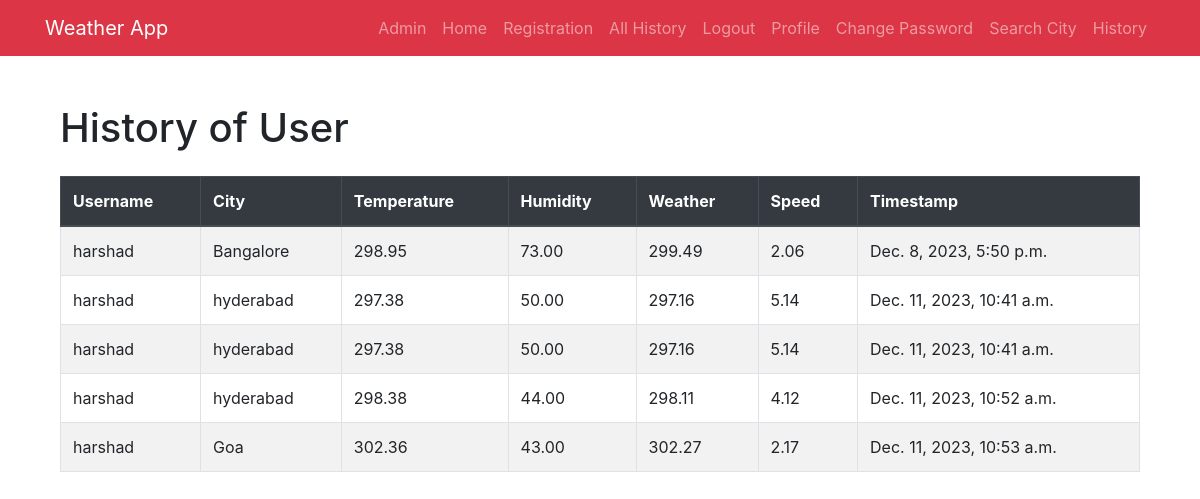
The app's page /user_history/ (signed in) with its own data.
### app/models.py (models this page shows, shortened)
class WeatherData(models.Model):
    username=models.ForeignKey(User,on_delete=models.CASCADE,default=0)
    city = models.CharField(max_length=100)
    temperature = models.DecimalField(max_digits=5, decimal_places=2)
    humidity = models.DecimalField(max_digits=5, decimal_places=2)
    weather=models.CharField(max_length=10,default=0)
    speed=models.CharField(max_length=10,default=0)
    timestamp = models.DateTimeField(auto_now_add=True)

### app/views.py (the view)
# urls.py: path('user_history/',user_history,name='user_history'),
@login_required
def user_history(request):
    username=request.session['username']
    UO=User.objects.get(username=username)
    LWO=WeatherData.objects.filter(username=UO)
    d={'LWO':LWO}
    return render(request,'user_history.html',d)

### templates/user_history.html (shortened to what this page needs)
{% extends 'dummy.html' %}
{% block body_block %}
<div class="container mt-5">
    <h1 class="mb-4">History of User</h1>
    <div class="table-responsive">
        <table class="table table-bordered table-striped">
            <thead class="thead-dark">
                <tr>
                    <th scope="col">Username</th>
                    <th scope="col">City</th>
                    <th scope="col">Temperature</th>
                    <th scope="col">Humidity</th>
                    <th scope="col">Weather</th>
                    <th scope="col">Speed</th>
                    <th scope="col">Timestamp</th>
                </tr>
            </thead>
            <tbody>
                {% for obj in LWO %}
                <tr>
                    <td>{{ obj.username }}</td>
                    <td>{{ obj.city }}</td>
                    <td>{{ obj.temperature }}</td>
                    <td>{{ obj.humidity }}</td>
                    <td>{{ obj.weather }}</td>
                    <td>{{ obj.speed }}</td>
                    <td>{{ obj.timestamp }}</td>
                </tr>
                {% endfor %}
            </tbody>
        </table>
    </div>
</div>
{% endblock %}

### records on screen
WeatherData: username "harshad", city "Bangalore", temperature "298.95", humidity "73.00", weather "299.49", speed "2.06", timestamp "Dec. 8, 2023, 5:50 p.m."
WeatherData: username "harshad", city "hyderabad", temperature "297.38", humidity "50.00", weather "297.16", speed "5.14", timestamp "Dec. 11, 2023, 10:41 a.m."
WeatherData: username "harshad", city "hyderabad", temperature "297.38", humidity "50.00", weather "297.16", speed "5.14", timestamp "Dec. 11, 2023, 10:41 a.m."
WeatherData: username "harshad", city "hyderabad", temperature "298.38", humidity "44.00", weather "298.11", speed "4.12", timestamp "Dec. 11, 2023, 10:52 a.m."
WeatherData: username "harshad", city "Goa", temperature "302.36", humidity "43.00", weather "302.27", speed "2.17", timestamp "Dec. 11, 2023, 10:53 a.m."
